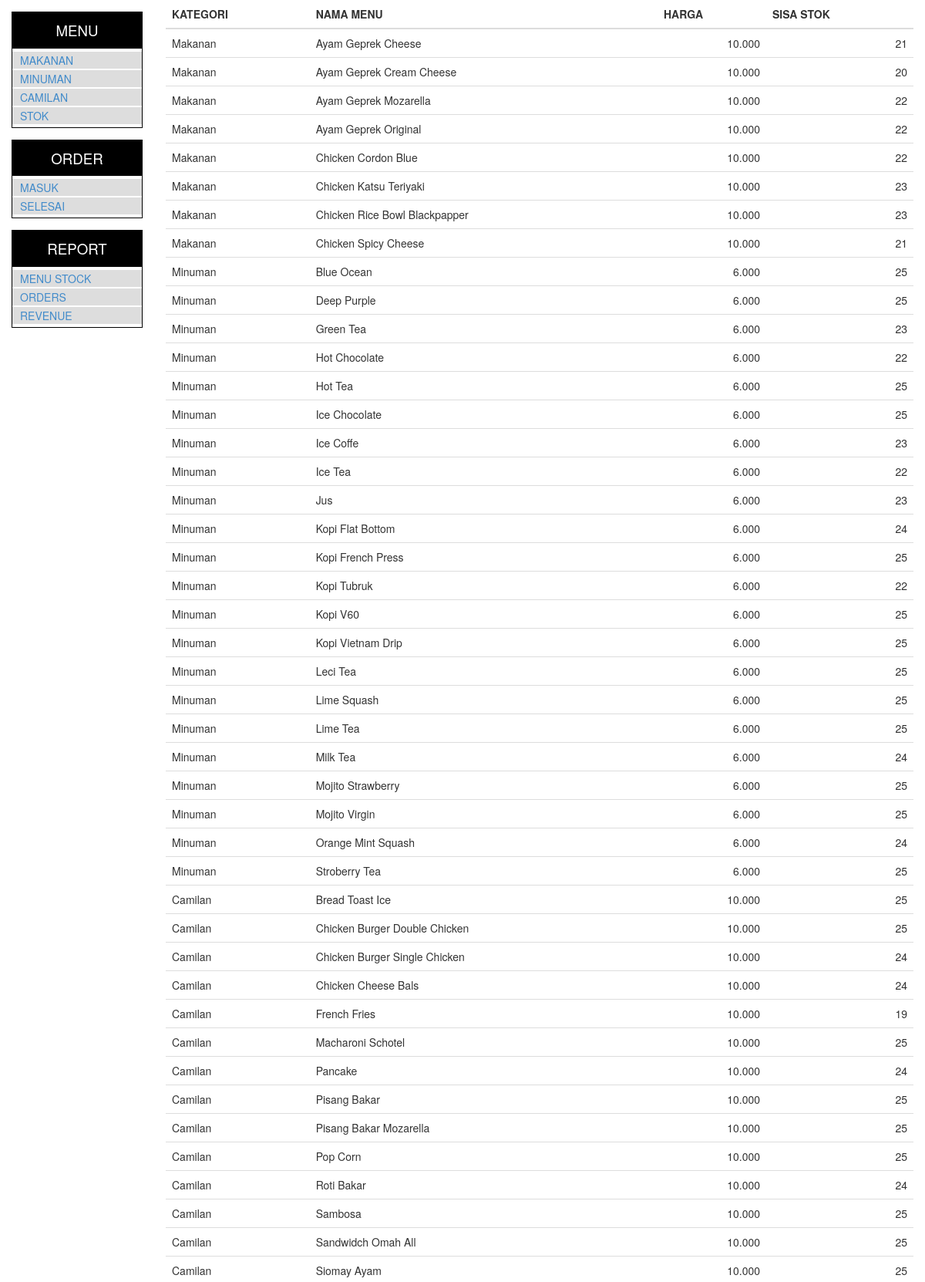
Page /?menu=rpt&cat=menus (upper part) on the committed database.
### tables this page shows
CREATE TABLE `menuList` (
  `menu_id` int(3) unsigned zerofill NOT NULL AUTO_INCREMENT,
  `cat` enum('Makanan','Minuman','Camilan') DEFAULT 'Makanan',
  `nama` varchar(50) NOT NULL,
  `harga` int(5) NOT NULL DEFAULT '0',
  `diskon` float(5,2) DEFAULT '0.00',
  `photo` tinytext,
  `todayMenu` enum('0','1') DEFAULT '0',
  `stok` int(3) DEFAULT '0',
  PRIMARY KEY (`menu_id`)
);

### lib/class.crud.inc.php (called while the page is built, shortened)
<?php
class dbcrud
{
   function transact($sql,$data=array()){
	   include('koneksi.inc.php');
	   $tqry=$conn->prepare($sql);
	   $tqry->execute($data);
	   return($tqry);
   }
}
?>

### lib/class.admin.inc.php (the view, shortened to what this page needs)
<?php
require('class.crud.inc.php');
class admin extends dbcrud
{
	function sisaStok(){
		$sql = "SELECT cat,nama,harga,stok FROM menuList ORDER BY cat,nama";
		$qry = $this->transact($sql);
		while($rs = $qry->fetch()){
			echo "
			<tr>
			  <td>".$rs['cat']."</td>
			  <td>".$rs['nama']."</td>
			  <td align='right'>".number_format($rs['harga'],0,',','.')."</td>
			  <td align='right'>".$rs['stok']."</td>
			</tr>
			";
		}
	}
}
?>

### rows in the picture
menulist: cat "Makanan", nama "Ayam Geprek Cheese", harga "10.000", stok "21"
menulist: cat "Makanan", nama "Ayam Geprek Cream Cheese", harga "10.000", stok "20"
menulist: cat "Makanan", nama "Ayam Geprek Mozarella", harga "10.000", stok "22"
menulist: cat "Makanan", nama "Ayam Geprek Original", harga "10.000", stok "22"
menulist: cat "Makanan", nama "Chicken Cordon Blue", harga "10.000", stok "22"
menulist: cat "Makanan", nama "Chicken Katsu Teriyaki", harga "10.000", stok "23"
menulist: cat "Makanan", nama "Chicken Rice Bowl Blackpapper", harga "10.000", stok "23"
menulist: cat "Makanan", nama "Chicken Spicy Cheese", harga "10.000", stok "21"
menulist: cat "Minuman", nama "Blue Ocean", harga "6.000", stok "25"
menulist: cat "Minuman", nama "Deep Purple", harga "6.000", stok "25"
menulist: cat "Minuman", nama "Green Tea", harga "6.000", stok "23"
menulist: cat "Minuman", nama "Hot Chocolate", harga "6.000", stok "22"
menulist: cat "Minuman", nama "Hot Tea", harga "6.000", stok "25"
menulist: cat "Minuman", nama "Ice Chocolate", harga "6.000", stok "25"
menulist: cat "Minuman", nama "Ice Coffe", harga "6.000", stok "23"
menulist: cat "Minuman", nama "Ice Tea", harga "6.000", stok "22"
menulist: cat "Minuman", nama "Jus", harga "6.000", stok "23"
menulist: cat "Minuman", nama "Kopi Flat Bottom", harga "6.000", stok "24"
menulist: cat "Minuman", nama "Kopi French Press", harga "6.000", stok "25"
menulist: cat "Minuman", nama "Kopi Tubruk", harga "6.000", stok "22"
menulist: cat "Minuman", nama "Kopi V60", harga "6.000", stok "25"
menulist: cat "Minuman", nama "Kopi Vietnam Drip", harga "6.000", stok "25"
menulist: cat "Minuman", nama "Leci Tea", harga "6.000", stok "25"
menulist: cat "Minuman", nama "Lime Squash", harga "6.000", stok "25"
menulist: cat "Minuman", nama "Lime Tea", harga "6.000", stok "25"
menulist: cat "Minuman", nama "Milk Tea", harga "6.000", stok "24"
menulist: cat "Minuman", nama "Mojito Strawberry", harga "6.000", stok "25"
menulist: cat "Minuman", nama "Mojito Virgin", harga "6.000", stok "25"
menulist: cat "Minuman", nama "Orange Mint Squash", harga "6.000", stok "24"
menulist: cat "Minuman", nama "Stroberry Tea", harga "6.000", stok "25"
menulist: cat "Camilan", nama "Bread Toast Ice", harga "10.000", stok "25"
menulist: cat "Camilan", nama "Chicken Burger Double Chicken", harga "10.000", stok "25"
menulist: cat "Camilan", nama "Chicken Burger Single Chicken", harga "10.000", stok "24"
menulist: cat "Camilan", nama "Chicken Cheese Bals", harga "10.000", stok "24"
menulist: cat "Camilan", nama "French Fries", harga "10.000", stok "19"
menulist: cat "Camilan", nama "Macharoni Schotel", harga "10.000", stok "25"
menulist: cat "Camilan", nama "Pancake", harga "10.000", stok "24"
menulist: cat "Camilan", nama "Pisang Bakar", harga "10.000", stok "25"
menulist: cat "Camilan", nama "Pisang Bakar Mozarella", harga "10.000", stok "25"
menulist: cat "Camilan", nama "Pop Corn", harga "10.000", stok "25"
menulist: cat "Camilan", nama "Roti Bakar", harga "10.000", stok "24"
menulist: cat "Camilan", nama "Sambosa", harga "10.000", stok "25"
menulist: cat "Camilan", nama "Sandwidch Omah All", harga "10.000", stok "25"
menulist: cat "Camilan", nama "Siomay Ayam", harga "10.000", stok "25"
